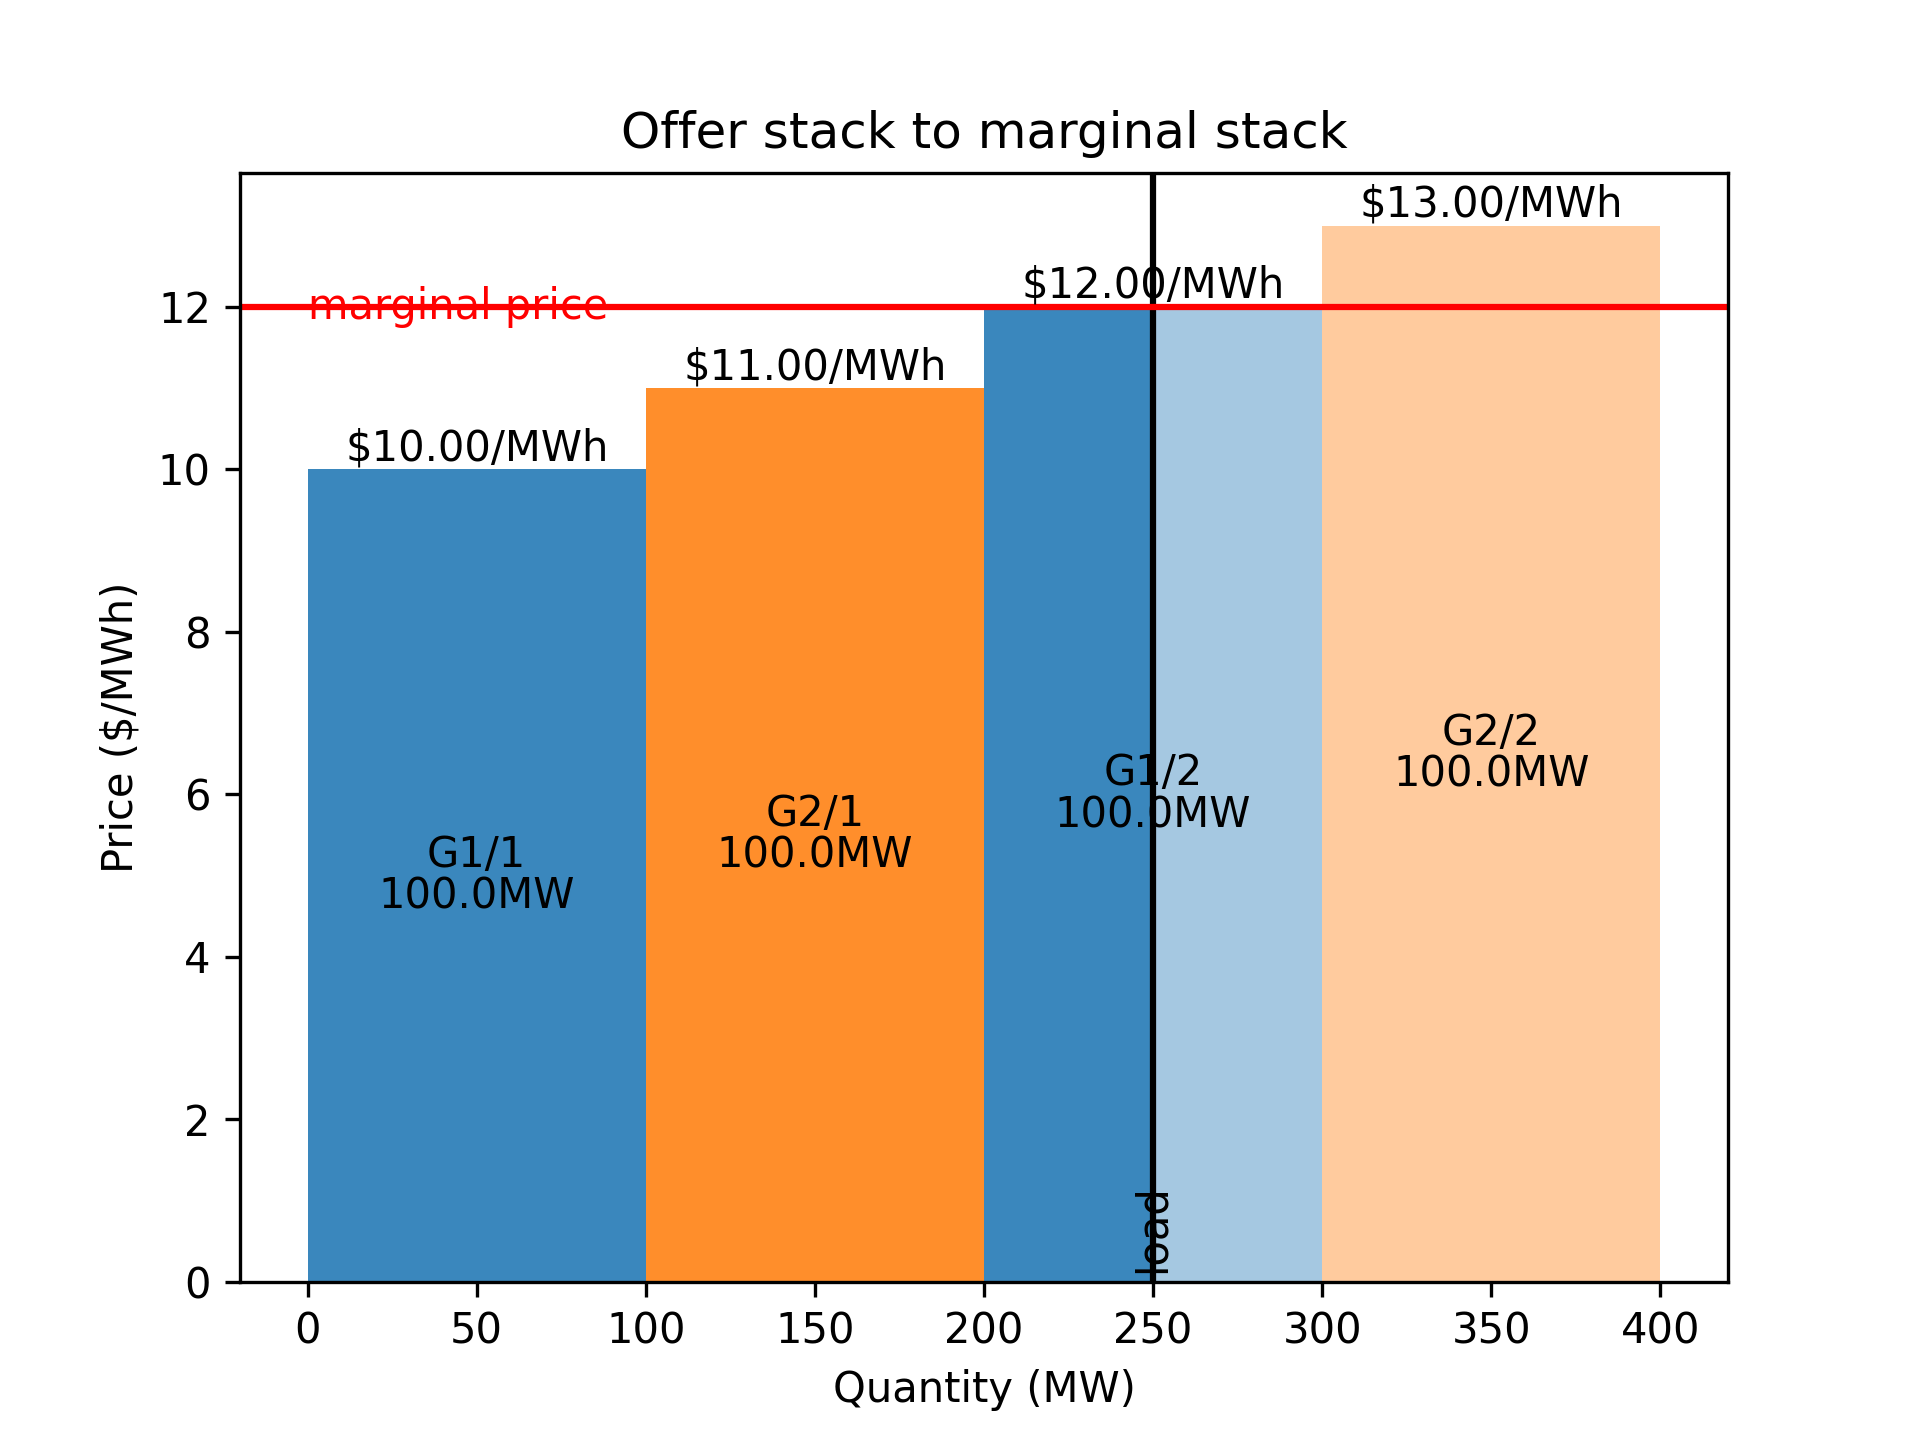

Generate this figure with Python:
from typing import TypeAlias
import IPython
import matplotlib.colors as mc
import matplotlib.pyplot as plt
import numpy as np
import polars as pl
import pyomo.environ as pyo
from pyomo.core import Model

# Units of measure ===========================================================
Id: TypeAlias = pl.String
MW: TypeAlias = pl.Float64
MWPerRad: TypeAlias = pl.Float64
USDPerMWh: TypeAlias = pl.Float64

# Network data ===============================================================
load = 250.0  # MW
offers = pl.DataFrame(
    {
        "generator_id": ["G1", "G2", "G1", "G2"],
        "max_quantity": [100.0, 100.0, 100.0, 100.0],
        "price": [10.00, 11.00, 12.00, 13.00],
    },
    schema={"generator_id": Id, "max_quantity": MW, "price": USDPerMWh},
).sort(by=["generator_id", "price"])

# Unique identifier for each offer
for column in [
    pl.arange(0, pl.len()).over("generator_id").alias("tranche"),
    pl.format("{}/{}", pl.col("generator_id"), pl.col("tranche") + 1).alias("id"),
]:
    offers = offers.with_columns(column)

# Index sets =================================================================
Offers = range(offers.height)


# Model ======================================================================
def supply_bounds(model: Model, o: int) -> tuple[float, float]:
    return (0.0, offers[o, "max_quantity"])


model = pyo.ConcreteModel()
model.load_ = pyo.Param(initialize=load, mutable=True, within=pyo.Reals)  # "model.load" is reserved
model.p = pyo.Var(Offers, bounds=supply_bounds)
model.dual = pyo.Suffix(direction=pyo.Suffix.IMPORT)
model.balance = pyo.Constraint(expr=sum(model.p[o] for o in Offers) == model.load_)
model.total_cost = pyo.Objective(
    expr=sum(offers[o, "price"] * model.p[o] for o in Offers),
    sense=pyo.minimize,
)


# Optimization ===============================================================
def optimize(model, **kwargs) -> float:
    """Solve the optimization problem encoded in model and return the objective value."""
    solver = pyo.SolverFactory("highs")
    results = solver.solve(model, **kwargs)
    assert results.solver.termination_condition is pyo.TerminationCondition.optimal
    return pyo.value(model.total_cost)


optimize(model, tee=True)  # tee output to console

# Extract decision variables =================================================
quantity = [pyo.value(model.p[o]) for o in Offers]
marginal_price = model.dual[model.balance]
offers = offers.with_columns(quantity=pl.Series(quantity))
offers = offers.with_columns(  # utilization of each offer
    (pl.col("quantity") / pl.col("max_quantity")).alias("utilization")
)
print("offers -", offers)

generators = (
    offers.group_by("generator_id")
    .agg(
        [
            pl.col("max_quantity").sum(),
            pl.col("quantity").sum(),
        ]
    )
    .with_columns([(pl.col("quantity") / pl.col("max_quantity")).alias("utilization")])
)
print("generators -", generators)

# =================================================================================

cost_unperturbed = optimize(model)
model.load_[None] += 1.0
cost_perturbed = optimize(model)
marginal_price_estimate = (cost_perturbed - cost_unperturbed) / 1.0
assert abs(marginal_price_estimate - marginal_price) < 1e-6

# =================================================================================

def cumsum_mid(x, start=0):
    """Interval midpoints from widths."""
    accumulated = np.concatenate(([start], np.cumsum(x)))
    return (accumulated[:-1] + accumulated[1:]) * 0.5


# Plot dispatch and price
sorted_offers = offers.sort("price")
_, generator_indices = np.unique(sorted_offers[:, "generator_id"], return_inverse=True)
colors = plt.get_cmap("tab10")(generator_indices)
fig, ax = plt.subplots()
bars = ax.bar(
    x=cumsum_mid(sorted_offers["max_quantity"]),
    height=sorted_offers["price"],
    width=sorted_offers["max_quantity"],
    color=colors,
    alpha=0.4,
)
select = sorted_offers["quantity"] > 0
dispatched_offers = sorted_offers.filter(select)
ax.bar(
    x=cumsum_mid(dispatched_offers["quantity"]),
    height=dispatched_offers["price"],
    width=dispatched_offers["quantity"],
    color=colors[select],
    alpha=0.8,
)
ax.axvline(x=load, color="black", label="load")
ax.axhline(y=marginal_price, color="red", label="marginal price")
ax.text(load, 0.1, "load", rotation=90, va="bottom", ha="center", color="black")
ax.text(0.0, marginal_price, "marginal price", va="center", ha="left", color="red")

ax.bar_label(
    bars,
    labels=sorted_offers[:, "id"],
    label_type="center",
    padding=5,
)
ax.bar_label(
    bars,
    labels=sorted_offers.select([pl.format("{}MW", "max_quantity")]).to_series(),
    label_type="center",
    padding=-5,
)
ax.bar_label(
    bars,
    labels=sorted_offers.select(
        pl.col("price").map_elements("${:.2f}/MWh".format, return_dtype=str)
    ).to_series(),
    label_type="edge",
)
ax.set_xlabel("Quantity (MW)")
ax.set_ylabel("Price ($/MWh)")
ax.set_title("Offer stack to marginal stack")
plt.savefig("single_bus.png", dpi=300)
plt.show(block=False)
